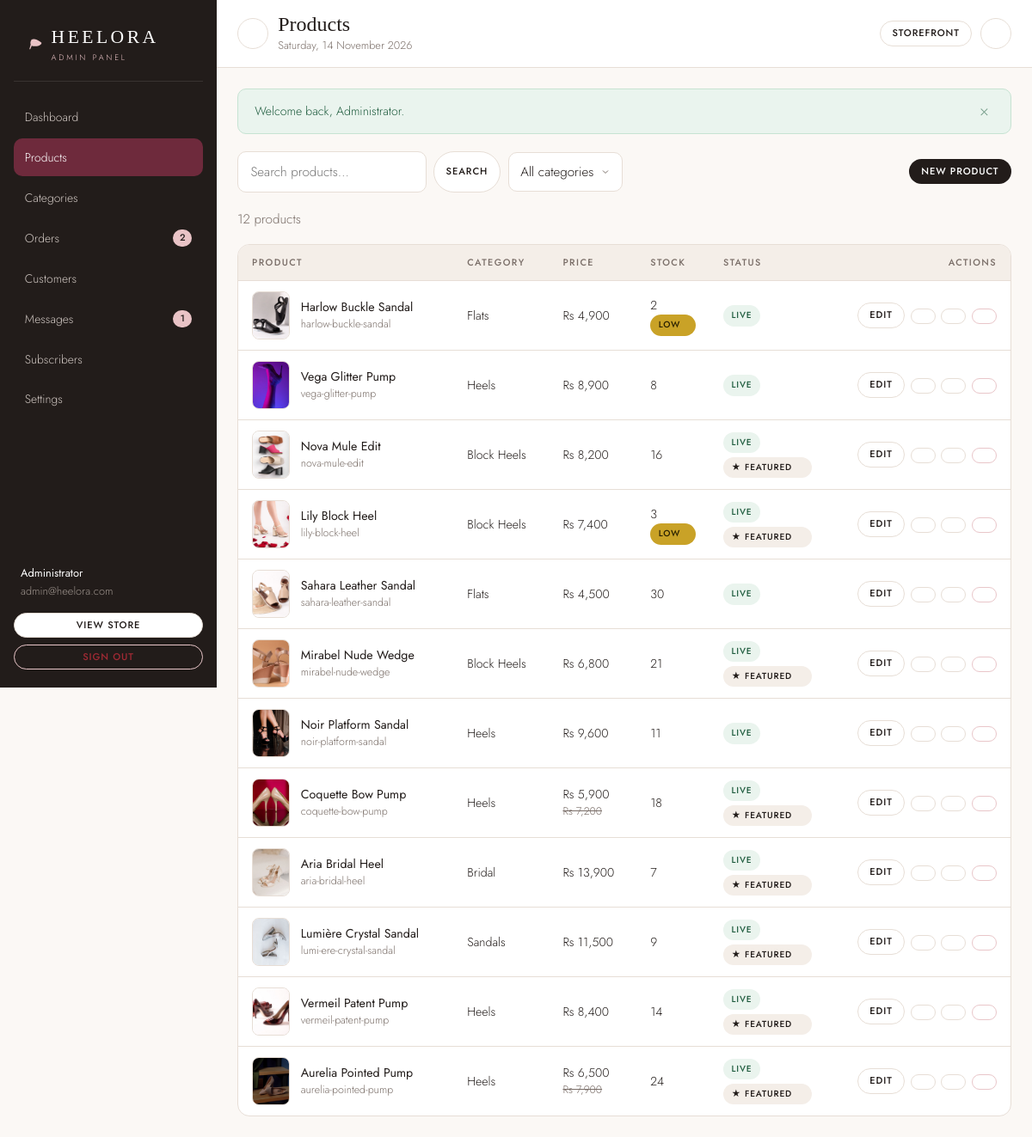
Screenshot of /admin/products.php (signed in) with the database file from the repository.
### tables this page shows
CREATE TABLE products (
    id           INTEGER PRIMARY KEY AUTOINCREMENT,
    category_id  INTEGER,
    name         TEXT NOT NULL,
    slug         TEXT NOT NULL UNIQUE,
    tagline      TEXT DEFAULT '',
    description  TEXT DEFAULT '',
    price        REAL NOT NULL DEFAULT 0,
    sale_price   REAL,
    image        TEXT DEFAULT '',
    sizes        TEXT DEFAULT '36,37,38,39,40,41',
    colors       TEXT DEFAULT '',
    stock        INTEGER NOT NULL DEFAULT 0,
    badge        TEXT DEFAULT '',
    is_featured  INTEGER NOT NULL DEFAULT 0,
    is_active    INTEGER NOT NULL DEFAULT 1,
    created_at   TEXT DEFAULT CURRENT_TIMESTAMP,
    FOREIGN KEY (category_id) REFERENCES categories(id) ON DELETE SET NULL
);

CREATE TABLE categories (
    id          INTEGER PRIMARY KEY AUTOINCREMENT,
    name        TEXT NOT NULL,
    slug        TEXT NOT NULL UNIQUE,
    description TEXT DEFAULT '',
    image       TEXT DEFAULT '',
    sort_order  INTEGER DEFAULT 0,
    created_at  TEXT DEFAULT CURRENT_TIMESTAMP
);

### includes/db.php (called while the page is built, shortened)
<?php
function db(): PDO
{
    static $pdo = null;
    if ($pdo instanceof PDO) {
        return $pdo;
    }
    $pdo = new PDO('sqlite:' . DB_FILE, null, null, [
        PDO::ATTR_ERRMODE            => PDO::ERRMODE_EXCEPTION,
        PDO::ATTR_DEFAULT_FETCH_MODE => PDO::FETCH_ASSOC,
        PDO::ATTR_EMULATE_PREPARES   => false,
    ]);
    $pdo->exec('PRAGMA foreign_keys = ON');
    $pdo->exec('PRAGMA journal_mode = WAL');
    return $pdo;
}

### admin/includes/auth.php (called while the page is built, shortened)
<?php
function admin_user(): ?array
{
    $stmt = db()->prepare('SELECT * FROM admins WHERE id = ?');
    $stmt->execute([(int) $_SESSION['admin_id']]);
    $row = $stmt->fetch();
    return $row ?: null;
}
function require_admin(): array
{
    $admin = admin_user();
    return $admin;
}
function admin_url(string $path = ''): string
{
    return url('admin/' . ltrim($path, '/'));
}

### admin/products.php (the view, shortened to what this page needs)
<?php
require_once __DIR__ . '/includes/auth.php';
$admin = require_admin();
$pdo = db();
$q        = trim((string) ($_GET['q'] ?? ''));
$page     = max(1, (int) ($_GET['page'] ?? 1));
$perPage  = 12;
$where  = ['1 = 1'];
$params = [];
$whereSql = implode(' AND ', $where);
$countStmt = $pdo->prepare("SELECT COUNT(*) FROM products p LEFT JOIN categories c ON c.id = p.category_id WHERE $whereSql");
$countStmt->execute($params);
$total = (int) $countStmt->fetchColumn();
$pages = max(1, (int) ceil($total / $perPage));
$page  = min($page, $pages);
$listStmt = $pdo->prepare(
    "SELECT p.*, c.name AS category_name
     FROM products p LEFT JOIN categories c ON c.id = p.category_id
     WHERE $whereSql
     ORDER BY p.id DESC
     LIMIT $perPage OFFSET " . (($page - 1) * $perPage)
);
$listStmt->execute($params);
$products = $listStmt->fetchAll();
$admin_title  = 'Products';
$admin_active = 'products';
require __DIR__ . '/includes/header.php';
?>
<div class="admin-toolbar">
    <form method="get" action="<?= e(admin_url('products.php')) ?>" class="admin-toolbar__filters">
        <div class="admin-search">
            <input class="input" type="search" name="q" value="<?= e($q) ?>" placeholder="Search products…" aria-label="Search products">
            <button type="submit" class="btn btn--light btn--sm">Search</button>
        </div>
        <select class="select" name="category" data-auto-submit aria-label="Filter by category">
            <option value="">All categories</option>
        </select>
    </form>
    <a class="btn btn--dark btn--sm" href="<?= e(admin_url('product-edit.php')) ?>"><?= icon('plus') ?> New product</a>
</div>
<p class="text-muted"><?= $total ?> <?= $total === 1 ? 'product' : 'products' ?></p>
<?php if (!$products): ?>
    <div class="admin-card">
        <div class="empty">
            <div class="empty__icon"><?= icon('box') ?></div>
            <p>No products found.</p>
            <a class="btn btn--dark" href="<?= e(admin_url('product-edit.php')) ?>">Add your first product</a>
        </div>
    </div>
<?php else: ?>
    <div class="table-wrap">
        <table class="admin-table">
            <thead>
                <tr>
                    <th>Product</th>
                    <th>Category</th>
                    <th>Price</th>
                    <th>Stock</th>
                    <th>Status</th>
                    <th class="ta-right">Actions</th>
                </tr>
            </thead>
            <tbody>
                <?php foreach ($products as $product): ?>
                    <?php
                    $price = (float) $product['price'];
                    $sale  = ($product['sale_price'] !== null && (float) $product['sale_price'] > 0) ? (float) $product['sale_price'] : null;
                    $stock = (int) $product['stock'];
                    ?>
                    <tr>
                        <td>
                            <div style="display:flex;align-items:center;gap:.8rem">
                                <img class="thumb" src="<?= e(product_image($product['image'])) ?>" alt="<?= e($product['name']) ?>">
                                <div>
                                    <a class="cell-strong" href="<?= e(admin_url('product-edit.php?id=' . (int) $product['id'])) ?>"><?= e($product['name']) ?></a>
                                    <span class="cell-sub" style="display:block"><?= e($product['slug']) ?></span>
                                </div>
                            </div>
                        </td>
                        <td><?= e($product['category_name'] ?? '—') ?></td>
                        <td>
                            <?= e(money($sale ?? $price)) ?>
                            <?php if ($sale !== null): ?>
                                <span class="cell-sub" style="display:block;text-decoration:line-through"><?= e(money($price)) ?></span>
                            <?php endif; ?>
                        </td>
                        <td>
                            <?= $stock ?>
                            <?php if ($stock <= 0): ?>
                                <span class="badge badge--off" style="display:block">Out</span>
                            <?php elseif ($stock <= LOW_STOCK_LIMIT): ?>
                                <span class="badge badge--low" style="display:block">Low</span>
                            <?php endif; ?>
                        </td>
                        <td>
                            <?php if ((int) $product['is_active']): ?>
                                <span class="badge badge--on">Live</span>
                            <?php else: ?>
                                <span class="badge badge--off">Hidden</span>
                            <?php endif; ?>
                            <?php if ((int) $product['is_featured']): ?>
                                <span class="badge" style="display:block;margin-top:.3rem">★ Featured</span>
                            <?php endif; ?>
                        </td>
                        <td>
                            <div class="admin-table__actions">
                                <a class="btn btn--light btn--sm" href="<?= e(admin_url('product-edit.php?id=' . (int) $product['id'])) ?>"><?= icon('edit') ?> Edit</a>
                                <form method="post" action="<?= e(admin_url('products.php')) ?>">
                                    <button type="submit" class="btn btn--light btn--sm" title="Toggle featured"><?= icon('star') ?></button>
                                </form>
                                <form method="post" action="<?= e(admin_url('products.php')) ?>">
                                    <button type="submit" class="btn btn--light btn--sm" title="Toggle availability"><?= icon('eye') ?></button>
                                </form>
                                <form method="post" action="<?= e(admin_url('products.php')) ?>" data-confirm="Delete “<?= e($product['name']) ?>”? This cannot be undone.">
                                    <button type="submit" class="btn btn--danger btn--sm" title="Delete"><?= icon('trash') ?></button>
                                </form>
                            </div>
                        </td>
                    </tr>
                <?php endforeach; ?>
            </tbody>
        </table>
    </div>
<?php endif; ?>
<?php require __DIR__ . '/includes/footer.php'; ?>

### admin/includes/header.php (shortened to what this page needs)
<?php
$admin_title  = $admin_title ?? 'Dashboard';
$admin_active = $admin_active ?? 'dashboard';
$admin        = $admin ?? admin_user();
$pendingCount = (int) db()->query("SELECT COUNT(*) FROM orders WHERE status = 'pending'")->fetchColumn();
$unreadCount  = (int) db()->query('SELECT COUNT(*) FROM messages WHERE is_read = 0')->fetchColumn();
$adminNav = [
    ['label' => 'Dashboard',   'href' => 'index.php',       'key' => 'dashboard',  'icon' => 'grid'],
    ['label' => 'Products',    'href' => 'products.php',    'key' => 'products',   'icon' => 'box'],
    ['label' => 'Categories',  'href' => 'categories.php',  'key' => 'categories', 'icon' => 'layers'],
    ['label' => 'Orders',      'href' => 'orders.php',      'key' => 'orders',     'icon' => 'receipt', 'count' => $pendingCount],
    ['label' => 'Customers',   'href' => 'customers.php',   'key' => 'customers',  'icon' => 'users'],
    ['label' => 'Messages',    'href' => 'messages.php',    'key' => 'messages',   'icon' => 'mail', 'count' => $unreadCount],
    ['label' => 'Subscribers', 'href' => 'subscribers.php', 'key' => 'subscribers','icon' => 'sparkle'],
    ['label' => 'Settings',    'href' => 'settings.php',    'key' => 'settings',   'icon' => 'shield'],
];
?>
<!DOCTYPE html>
<html lang="en">
<head>
    <link rel="stylesheet" href="<?= e(asset('css/admin.css')) ?>">
</head>
<body>
<div class="admin-body">
    <aside class="admin-sidebar" data-admin-sidebar>
        <div class="admin-brand">
            <span><?= heel_glyph() ?></span>
            <span>
                <span class="admin-brand__name">HEELORA</span>
                <span class="admin-brand__sub">Admin panel</span>
            </span>
        </div>
        <nav class="admin-nav" aria-label="Admin">
            <?php foreach ($adminNav as $item): ?>
                <a href="<?= e(admin_url($item['href'])) ?>" class="<?= $admin_active === $item['key'] ? 'is-active' : '' ?>">
                    <span><?= e($item['label']) ?></span>
                    <?php if (!empty($item['count'])): ?>
                        <span class="admin-nav__count"><?= (int) $item['count'] ?></span>
                    <?php endif; ?>
                </a>
            <?php endforeach; ?>
        </nav>
        <div class="admin-sidebar__foot">
            <div class="admin-sidebar__user">
                <strong><?= e($admin['name'] ?? 'Administrator') ?></strong>
                <?= e($admin['email'] ?? '') ?>
            </div>
            <a class="btn btn--light btn--sm" href="<?= e(url('index.php')) ?>" target="_blank" rel="noopener"><?= icon('external') ?> View store</a>
            <a class="btn btn--danger btn--sm" href="<?= e(admin_url('logout.php')) ?>"><?= icon('logout') ?> Sign out</a>
        </div>
    </aside>
    <div class="admin-main">
        <header class="admin-topbar">
            <div style="display:flex;align-items:center;gap:.7rem">
                <button class="icon-btn admin-menu-btn" type="button" data-admin-menu aria-label="Open menu"><?= icon('menu') ?></button>
                <div>
                    <h1 class="admin-topbar__title"><?= e($admin_title) ?></h1>
                    <p class="admin-topbar__sub mb-0"><?= e(date('l, j F Y')) ?></p>
                </div>
            </div>
            <div class="admin-topbar__actions">
                <a class="btn btn--light btn--sm" href="<?= e(url('index.php')) ?>" target="_blank" rel="noopener">Storefront <?= icon('external') ?></a>
                <a class="icon-btn" href="<?= e(admin_url('logout.php')) ?>" aria-label="Sign out"><?= icon('logout') ?></a>
            </div>
        </header>
        <div class="admin-content">
            <?= flash_render() ?>

### rows the page displays
products: image (picture), name "Harlow Buckle Sandal", slug "harlow-buckle-sandal", category.name "Flats", price "Rs 4,900", stock "2", shows "LOW", is_active "LIVE"
products: image (picture), name "Vega Glitter Pump", slug "vega-glitter-pump", category.name "Heels", price "Rs 8,900", stock "8", is_active "LIVE"
products: image (picture), name "Nova Mule Edit", slug "nova-mule-edit", category.name "Block Heels", price "Rs 8,200", stock "16", is_active "LIVE", is_featured "★ FEATURED"
products: image (picture), name "Lily Block Heel", slug "lily-block-heel", category.name "Block Heels", price "Rs 7,400", stock "3", shows "LOW", is_active "LIVE", is_featured "★ FEATURED"
products: image (picture), name "Sahara Leather Sandal", slug "sahara-leather-sandal", category.name "Flats", price "Rs 4,500", stock "30", is_active "LIVE"
products: image (picture), name "Mirabel Nude Wedge", slug "mirabel-nude-wedge", category.name "Block Heels", price "Rs 6,800", stock "21", is_active "LIVE", is_featured "★ FEATURED"
products: image (picture), name "Noir Platform Sandal", slug "noir-platform-sandal", category.name "Heels", price "Rs 9,600", stock "11", is_active "LIVE"
products: image (picture), name "Coquette Bow Pump", slug "coquette-bow-pump", category.name "Heels", sale_price "Rs 5,900", price "Rs 7,200", stock "18", is_active "LIVE", is_featured "★ FEATURED"
products: image (picture), name "Aria Bridal Heel", slug "aria-bridal-heel", category.name "Bridal", price "Rs 13,900", stock "7", is_active "LIVE", is_featured "★ FEATURED"
products: image (picture), name "Lumière Crystal Sandal", slug "lumi-ere-crystal-sandal", category.name "Sandals", price "Rs 11,500", stock "9", is_active "LIVE", is_featured "★ FEATURED"
products: image (picture), name "Vermeil Patent Pump", slug "vermeil-patent-pump", category.name "Heels", price "Rs 8,400", stock "14", is_active "LIVE", is_featured "★ FEATURED"
products: image (picture), name "Aurelia Pointed Pump", slug "aurelia-pointed-pump", category.name "Heels", sale_price "Rs 6,500", price "Rs 7,900", stock "24", is_active "LIVE", is_featured "★ FEATURED"

### other values shown
$item['label'] "Dashboard"
$item['label'] "Products"
$item['label'] "Categories"
$item['label'] "Orders"
$item['count'] "2"
$item['label'] "Customers"
$item['label'] "Messages"
$item['count'] "1"
$item['label'] "Subscribers"
$item['label'] "Settings"
$admin['name'] "Administrator"
$admin['email'] "admin@heelora.com"
$admin_title "Products"
$message "Welcome back, Administrator."
$total "12"
